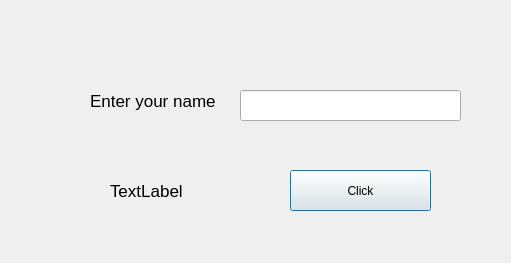
<?xml version="1.0" encoding="UTF-8"?>
<ui version="4.0">
 <class>Dialog</class>
 <widget class="QDialog" name="Dialog">
  <property name="geometry">
   <rect>
    <x>0</x>
    <y>0</y>
    <width>511</width>
    <height>263</height>
   </rect>
  </property>
  <property name="windowTitle">
   <string>Dialog</string>
  </property>
  <widget class="QLabel" name="labelResponse">
   <property name="geometry">
    <rect>
     <x>90</x>
     <y>80</y>
     <width>131</width>
     <height>41</height>
    </rect>
   </property>
   <property name="font">
    <font>
     <pointsize>13</pointsize>
    </font>
   </property>
   <property name="text">
    <string>Enter your name</string>
   </property>
  </widget>
  <widget class="QPushButton" name="ButtonClickMe">
   <property name="geometry">
    <rect>
     <x>290</x>
     <y>170</y>
     <width>141</width>
     <height>41</height>
    </rect>
   </property>
   <property name="text">
    <string>Click</string>
   </property>
  </widget>
  <widget class="QLabel" name="label">
   <property name="geometry">
    <rect>
     <x>110</x>
     <y>160</y>
     <width>81</width>
     <height>61</height>
    </rect>
   </property>
   <property name="sizeIncrement">
    <size>
     <width>0</width>
     <height>0</height>
    </size>
   </property>
   <property name="baseSize">
    <size>
     <width>0</width>
     <height>0</height>
    </size>
   </property>
   <property name="font">
    <font>
     <pointsize>13</pointsize>
    </font>
   </property>
   <property name="text">
    <string>TextLabel</string>
   </property>
  </widget>
  <widget class="QLineEdit" name="lineEditName">
   <property name="geometry">
    <rect>
     <x>240</x>
     <y>90</y>
     <width>221</width>
     <height>31</height>
    </rect>
   </property>
  </widget>
 </widget>
 <resources/>
 <connections/>
</ui>
